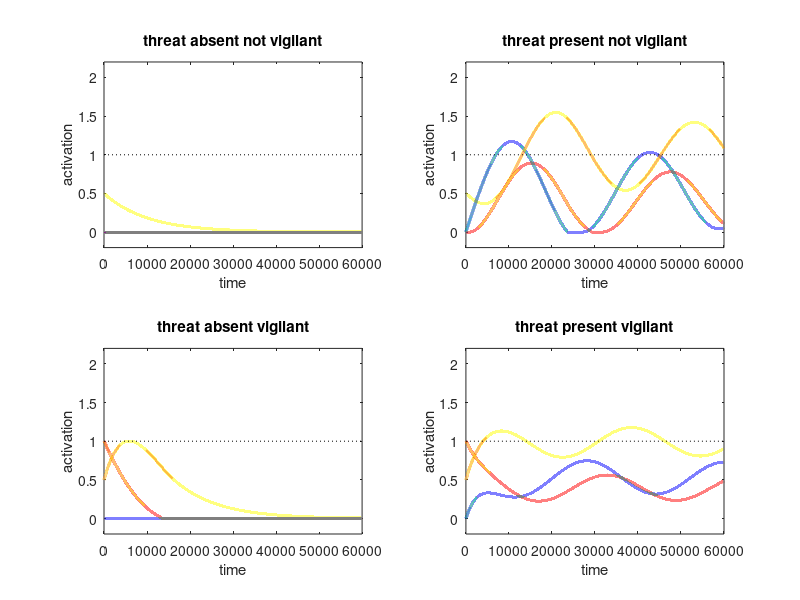

Recreate this plot in MATLAB.
function tstats=bada_nn_1999(psychstates,graphics)
% conceptual model to show why / how we shut down
% conceptual mechanisms
%   we don't like internal or external pain
%   so we are vigilant for external pain until the internal pain of it becomes too much
%      and we shut down internal pain / experience

if nargin<1, psychstates={'wellregulated'}; end
if nargin<2, graphics=1; end

if ~iscell(psychstates)
  psychstates={psychstates};
end

tstats.psychstates=psychstates;
%%%%%%%%%%%%%%%%%%%%%%%%%%%%%%%%%%%%%%%%%%%%%%%%%%%%%%%%
%% initialize the network for healthy and ruminative and BADA people
nodenames={'threat','vigilance','avoidance'};
tstats.nodenames=nodenames;
%over the diagonal is feed forward
% under the diagonal is feed backward
%healthywmat=[ 1        .5        0           ;   % external threat
%              0         1       .5           ;   % Salience/vigilance/rum
%	          -1       -.5        1         ];    % avoidance/control

momentum=.001;
timelimit=60000;
stimtime=60000;
noisemag=0;
%decvec=[0 -.0002 -.0002]; % natural decay in absence of stimuli
decvec=[0 0 0];
%noisemag=0.0001; % tiny noise completely changes the network - adds threat
                  % where there is none

%%%%%%%%%%%%%%%%%%%%%%%%%%%%%%%%%%%%%%%%%%%%%%%%%%%%%%%%%%%%%%%%
%% states we will model
% where we start
startstate=[0 0 0.5 ; % threat absent not vigilant
 	        0 0 0.5 ; % threat present not vigilant
	        0 1 0.5 ; % threat absent vigilant
	        0 1 0.5 ]; % threat present vigilant

% what comes in
instates= [0  0  0 ; % threat absent not vigilant
	      .1  0  0 ; % threat present not vigilant
	       0 0 0 ; % threat absent vigilant
	      .1 0 0 ]; % threat present vigilant

instatenames={'threat absent not vigilant','threat present not vigilant','threat absent vigilant','threat present vigilant'};
%%%%%%%%%%%%%%%%%%%%%%%%%%%%%%%%%%%%%%%%%%%%%%%%%%%%%%%
wthreatthreat=[1 1];
wthreatvigilance=[1 2];
wthreatavoid=[1 3];
wvigilancethreat=[2 1];
wvigilancevigilance=[2 2];
wvigilanceavoid=[2 3];
wavoidthreat=[3 1];
wavoidvigilance=[3 2];
wavoidavoid=[3 3];

wmat=[  .9        .15        0           ;   % external threat
   	     0         .9       .25          ;   % vigilance/salience
	  -.25       -.04        .9         ];   % avoidance/control


for statenum=1:length(psychstates)
  statetouse=psychstates{statenum};
  switch statetouse
   case 'reactive'
    % clearly that is fairly extreme
    % suppose we want sustained low level vigilance, just enough control
    wmat(1,2)=.6; % increase threat-vigilance
   case 'depressed' % low prefrontal inhibition
    wmat(2,3)=.05; % decrease vigilance->avoidance
   case 'ruminative'
    wmat(2,2)=1; % increase autoconnectivity of vigilance
   case 'avoidant'
    wmat(2,3)=.4;
   case 'noisy' % same as reactive but with noise
    noisemag=.00005;
   case 'lowperceive'
    wmat(1,2)=.015;
   case 'lowvigilant'
    wmat(2,2)=.5;
   case 'overcontrol'
    wmat(2,3)=.4;
   case 'wellregulated'
   case 'useglobals'
    global gwmat gstartstate ginstates;
    wmat=gwmat; startstate=gstartstate; instates=ginstates;
  end
end

tstats.wmat=wmat;



%%%%%%%%%%%%%%%%%%%%%%%%%%%%%%%%%%%%%%%%%%%%%%%%%%%%%%%%%%
%% Show the network's behavior


% healthy matrix
if graphics, figure(1); clf; end
for instate=1:size(instates,1)
  percept=squeeze(3.*momentum.*instates(instate,:));
  noisevec=noisemag.*(randn(1,length(percept))-.5);
  invec(1,:)=startstate(instate,:);
  for time=2:timelimit
    if time<stimtime
      invec(time,:)=slimit(decvec+noisevec+percept+(1-momentum).*invec(time-1,:)+(momentum.*((wmat'*invec(time-1,:)'))'));
    else
      invec(time,:)=slimit(decvec+noisevec+(1-momentum).*invec(time-1,:)+(momentum.*((wmat'*invec(time-1,:)'))'));      
    end
  end
  if graphics
    subplot(2,2,instate);
    plotinvec(invec,timelimit);
    title(instatenames{instate});
    allinvecs(instate,:,:)=invec;
  end
  for nodenum=1:size(invec,2)
    tstats.proptime0(instate,nodenum)=length(find(invec(:,nodenum)==0))./size(invec,1);
    tstats.proptime1(instate,nodenum)=length(find(invec(:,nodenum)>1))./size(invec,1);
    tstats.proptime2(instate,nodenum)=length(find(invec(:,nodenum)==2))./size(invec,1);
    tstats.AUC(instate,nodenum)=sum(invec(:,nodenum))./size(invec,1);
  end
end
%legend(nodenames);


%%%%%%%%%%%%%%%%%%%%%%%%%%%%%%%%%%%%%%
% implementing hard limit in which there is a high upper threshold on activation in the model
% and a low limit on negative activation (inhibition). This is neurally feasible as it represents 
% neural systems in which there is a low basal firing rate which can decrease somewhat but once a 
% neuron stops firing there is nowhere lower for it to go

function[logval]=slimit(x,thresh,negthresh) 
if nargin<2, thresh=2; end
if nargin<3, negthresh=0; end % was -.75
  
logval=min(max(x,negthresh),thresh);


%%%%%%%%%%%%%%%%%%%%%%%%%%%%%%%%%%%%%%%
% function that plots out the network
function plotinvec(net,timelimit)
if nargin<2, timelimit=size(net,2); end
h=plot(net);
set(h,'LineWidth',2.14);
xlabel('time');
ylabel('activation');
hold on
plot([0 timelimit],[1 1],'k:');
axis([0 timelimit -.2 2.2]);
